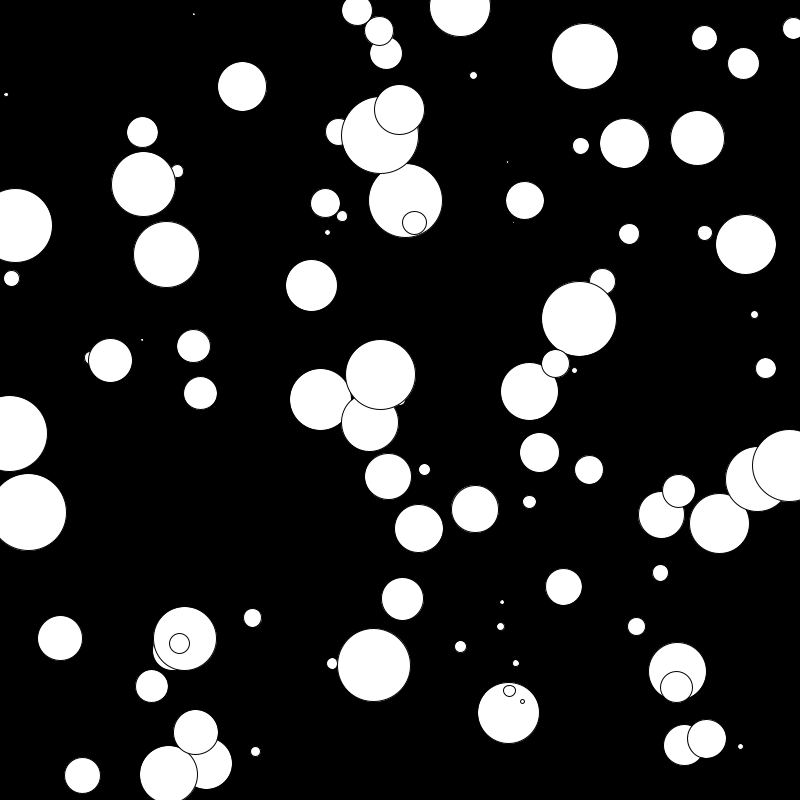
Frame 1 (no input)
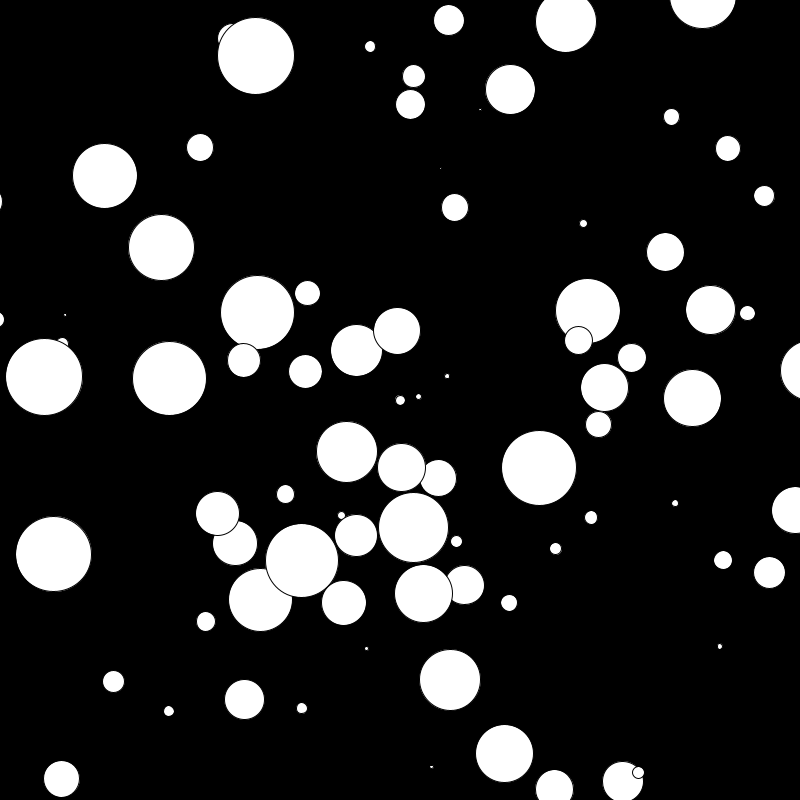
Frame 60 (the mouse pressed at the canvas centre just before this capture)
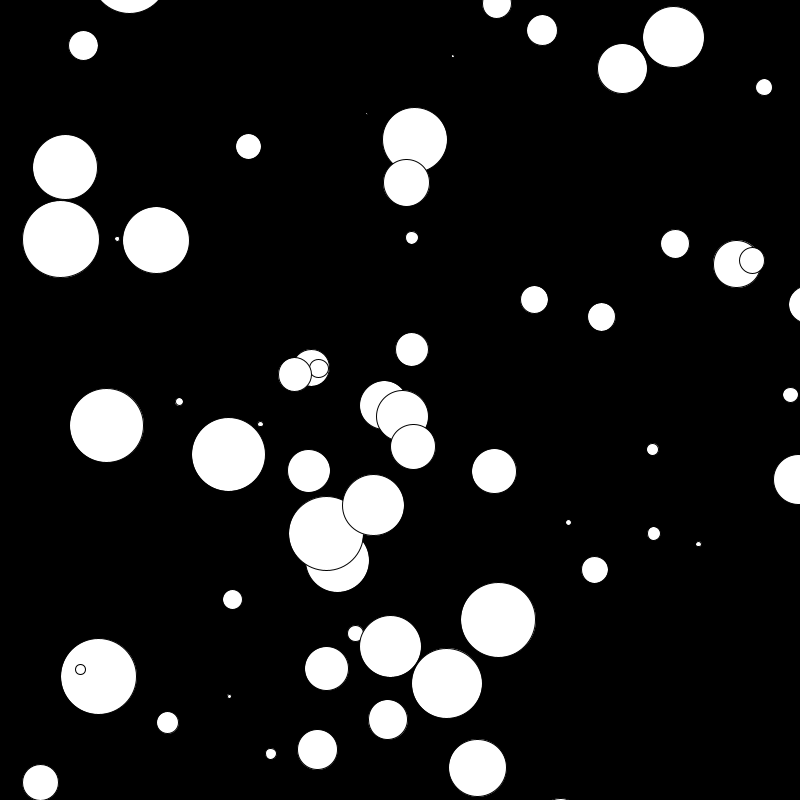
Frame 120 (the mouse held since frame 60 and released just before this capture)

The Processing sketch that drew these frames (run headless with seeded random() and noise(); from frame 60 on, the mouse is pressed at the canvas centre):

// Processing sketch: processing_50658
// ── processing_50658.pde

int x;
int y;
int directionx;
int directiony;
int state;
float mx;
float my;
int numCircles = 100;
Circle[] circles = new Circle[numCircles];


void setup(){
  size(800,800);
  state = 0;
  x = 10;
  y = 10;
  directionx = 3;
  directiony = 3;
  smooth();
  noCursor();
  mouseX=width/2; mouseY=height/2;
  for(int i = 0; i < numCircles; i++){
    circles[i] = new Circle();
  }
}


void mouseClicked(){
  state = 1;
  
}


void draw(){
  background(0);
  if (state == 0) {
  draw0();
}
  else {
  draw1();
  }
  
  for(int i = 0; i < circles.length; i++){
  circles[i].run();
  circles[i].spawn();
  }
}

void draw0(){
  ellipse(mouseX,mouseY,10,10);
}

class Circle {
  float xpos, ypos, rad, xspeed, yspeed;
  
  Circle(){
    rad = random(80);
    xpos = random(0,width);
    ypos = random(0,height);
    xspeed = random(-3,3);
    yspeed = random(-3,3);
  }
  
void spawn(){
  stroke(0);
  fill(255);
  ellipse (xpos,ypos,rad,rad);
 }
  
void run(){
  xpos += xspeed;
  ypos += yspeed;
 }
}


void draw1(){
  
  
 x += directionx;
 y += directiony;
 
 if (x < 0){
   directionx = 1;
 }
 
 if (y < 0){
   directiony = 1;
 }
 
 if ((x > 3000) && (y > 3000)){
   directionx = 0;
   directiony = 0;
   state = 2;
   
 }
 
 if (x < 3500){
   mx = mouseX;
 }

if (y < 3500){
   my = mouseY;
 }
 
 
  ellipse(mx,my,x,y);
}
